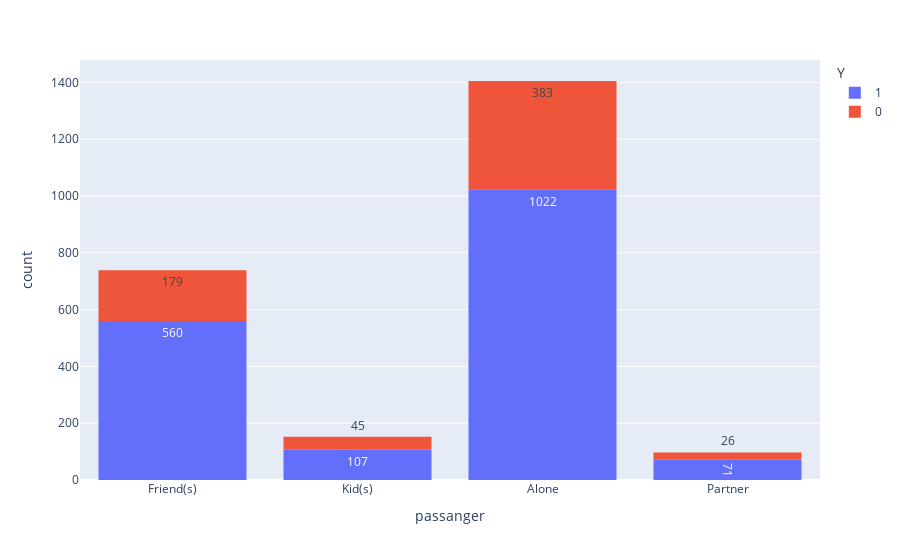

Here is the notebook cell this chart was saved with:
### Markdown cell above
#### 3. &emsp;People driving in the same direction has acceptence ratio of right 70%, while aceeceptance ratio for Carry Out is 73%. 
#### &emsp;&emsp; So, same_direction doesn't seem to be a factor.
###  Let's see how likely people having passengers in the car to accept coupons

### Code cell
passenger_acceptence = data.query('coupon == "Carry out & Take away"').groupby('passanger')['Y'].value_counts(normalize = True).sort_values(ascending = False).xs(1, level='Y')
print(passenger_acceptence)
fig = px.histogram(data.query('coupon == "Carry out & Take away"'), x= 'passanger', color='Y', text_auto=True)
fig.show()

### Figure 1 — Plotly figure (JSON) as saved in the notebook; plotly's stock layout.template omitted (floating-point values rounded to 4 significant figures; data arrays with more than 128 entries replaced by an {"elided": "..."} marker saying what was removed)
{"data": [{"alignmentgroup": "True", "bingroup": "x", "hovertemplate": "Y=1<br>passanger=%{x}<br>count=%{y}<extra></extra>", "legendgroup": "1", "marker": {"color": "#636efa", "pattern": {"shape": ""}}, "name": "1", "offsetgroup": "1", "orientation": "v", "showlegend": true, "texttemplate": "%{value}", "type": "histogram", "x": {"elided": "1760 str values"}, "xaxis": "x", "yaxis": "y"}, {"alignmentgroup": "True", "bingroup": "x", "hovertemplate": "Y=0<br>passanger=%{x}<br>count=%{y}<extra></extra>", "legendgroup": "0", "marker": {"color": "#EF553B", "pattern": {"shape": ""}}, "name": "0", "offsetgroup": "0", "orientation": "v", "showlegend": true, "texttemplate": "%{value}", "type": "histogram", "x": {"elided": "633 str values"}, "xaxis": "x", "yaxis": "y"}], "layout": {"autosize": true, "barmode": "relative", "legend": {"title": {"text": "Y"}, "tracegroupgap": 0}, "margin": {"t": 60}, "xaxis": {"anchor": "y", "autorange": true, "domain": [0, 1], "range": [-0.5, 3.5], "title": {"text": "passanger"}, "type": "category"}, "yaxis": {"anchor": "x", "autorange": true, "domain": [0, 1], "range": [0, 1479.0], "title": {"text": "count"}}}}
